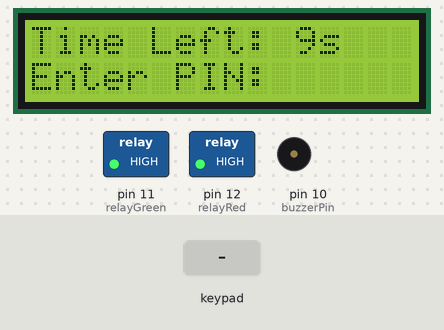
A sketch run on a simulated Arduino Uno, built with avr-gcc and run on an emulated ATmega328P. On the bench: 16×2 character LCD, switched loads named in the sketch (green lamp = pin HIGH), buzzer (waves = sounding). Dashed ring = blinking. The test bench sets the inputs (shaded band). EEPROM starts erased.

Above: at 2.5 s.
2.6 s: keypad keys 1 2 3 4 pressed 0.4 s apart
At 5.3 s:
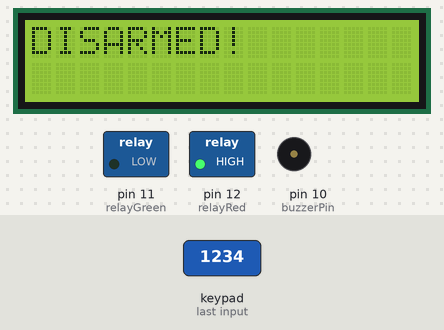
5.7 s: key 'A' pressed
8.7 s: keypad keys 1 2 3 4 # pressed 0.4 s apart
At 10.8 s:
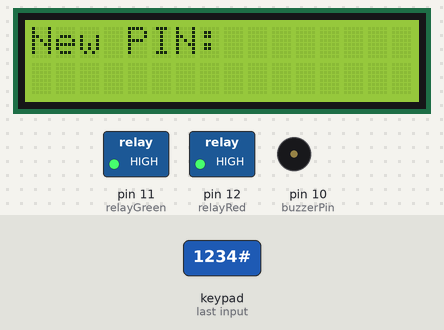
12.2 s: key '1' pressed
At 13.4 s:
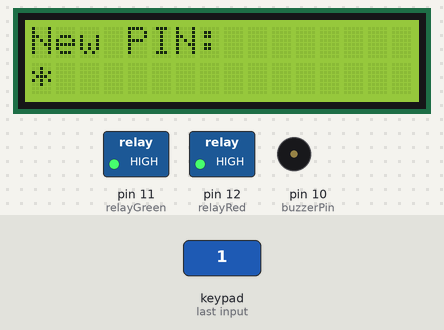
13.7 s: keypad keys 1 2 3 4 * pressed 0.4 s apart
At 15.4 s:
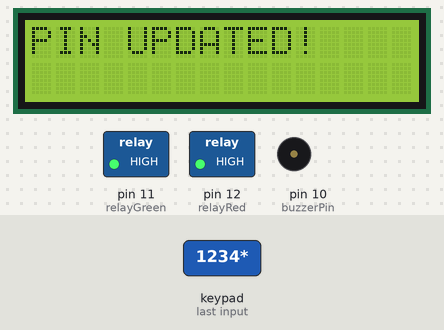
17.2 s: keypad keys 1 2 3 4 A pressed 0.4 s apart
At 19.2 s:
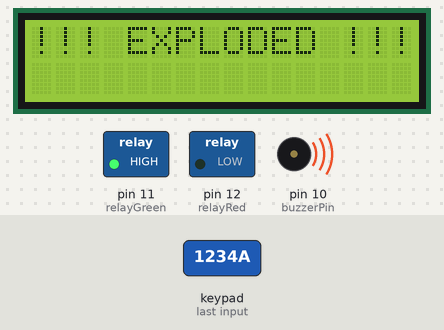
Timing chart, 0 to 20.7 s (numbered marks = the images above; inputs shaded):
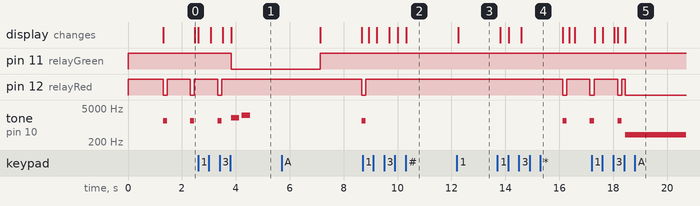

The sketch:

C4-BOMB-LOCK.ino
```cpp
#include <Keypad.h>
#include <EEPROM.h>
#include <Wire.h>
#include <LiquidCrystal_I2C.h>

LiquidCrystal_I2C lcd(0x27, 16, 2);

// --- Relay Configuration ---
const bool RELAY_ACTIVE_LOW = true;

// --- Keypad Setup ---
const byte ROWS = 4;
const byte COLS = 4;
char keys[ROWS][COLS] = {
  {'1','2','3','A'},
  {'4','5','6','B'},
  {'7','8','9','C'},
  {'*','0','#','D'}
};
byte rowPins[ROWS] = {2,3,4,5};
byte colPins[COLS] = {6,7,8,9};
Keypad keypad = Keypad(makeKeymap(keys), rowPins, colPins, ROWS, COLS);

// --- Relay and Buzzer Pins ---
const int relayGreen = 11;  // CH2 - Green (Disarmed)
const int relayRed   = 12;  // CH1 - Red (Countdown/Explosion)
const int buzzerPin  = 10;

// --- Password Setup ---
const int passwordLength = 4;
char password[passwordLength + 1];
char input[passwordLength + 1];
int inputIndex = 0;

// --- Countdown Setup ---
const unsigned long countdownTotalMs = 10000UL;
const unsigned long beepIntervalMs   = 1000UL;
unsigned long countdownStart = 0;
unsigned long lastBeepTime   = 0;
bool disarmed = false;
bool exploded = false;
bool inPasswordChange = false;

// --- Relay Control ---
void relayOn(int pin) {
  digitalWrite(pin, RELAY_ACTIVE_LOW ? LOW : HIGH);
}

void relayOff(int pin) {
  digitalWrite(pin, RELAY_ACTIVE_LOW ? HIGH : LOW);
}

void setup() {
  pinMode(relayGreen, OUTPUT);
  pinMode(relayRed, OUTPUT);
  pinMode(buzzerPin, OUTPUT);
  relayOff(relayGreen);
  relayOff(relayRed);

  lcd.init();
  lcd.backlight();
  Serial.begin(9600);

  loadPassword();

  lcd.clear();
  lcd.print("SYSTEM ARMED");
  delay(1200);

  lcd.clear();
  lcd.print("Time Left: 10s");
  lcd.setCursor(0, 1);
  lcd.print("Enter PIN:");

  countdownStart = millis();
  lastBeepTime = countdownStart - beepIntervalMs;
}

void loop() {
  handleKeypadInput();
  if (!inPasswordChange) handleCountdown();
}

void handleKeypadInput() {
  char key = keypad.getKey();
  if (!key) return;

  if (key == '*') {
    inputIndex = 0;
    lcd.setCursor(10, 1);
    lcd.print("     ");
    lcd.setCursor(10, 1);
    return;
  }

  if (key == 'A') {
    changePassword();
    return;
  }

  if (key >= '0' && key <= '9') {
    if (inputIndex < passwordLength) {
      input[inputIndex++] = key;
      lcd.setCursor(10, 1);
      for (int i = 0; i < inputIndex; i++) lcd.print('*');
      for (int i = inputIndex; i < passwordLength; i++) lcd.print(' ');
    }

    if (inputIndex == passwordLength) {
      input[inputIndex] = '\0';
      if (strcmp(input, password) == 0) {
        disarmSystem();
      } else {
        explodeNow();
      }
    }
  }
}

void handleCountdown() {
  if (exploded || disarmed) return;

  unsigned long now = millis();

  if ((now - lastBeepTime >= beepIntervalMs) && (now - countdownStart < countdownTotalMs)) {
    relayOn(relayRed);
    tone(buzzerPin, 1500);
    delay(150);
    noTone(buzzerPin);
    relayOff(relayRed);
    lastBeepTime = now;
  }

  long remainingMs = countdownTotalMs - (now - countdownStart);
  int remainingSec = (remainingMs > 0) ? ((remainingMs + 999) / 1000) : 0;

  // Update only the top line
  lcd.setCursor(0, 0);
  lcd.print("Time Left: ");
  lcd.print(remainingSec);
  lcd.print("s  ");

  // Reprint the bottom line (PIN entry)
  lcd.setCursor(0, 1);
  lcd.print("Enter PIN:");
  lcd.setCursor(10, 1);
  for (int i = 0; i < inputIndex; i++) lcd.print('*');
  for (int i = inputIndex; i < passwordLength; i++) lcd.print(' ');

  if ((now - countdownStart >= countdownTotalMs) && !disarmed) {
    explodeNow();
  }
}

void disarmSystem() {
  disarmed = true;
  lcd.clear();
  lcd.print("DISARMED!");
  relayOn(relayGreen);
  successTone();
  relayOff(relayRed);
  delay(2000);
  resetSystem();
}

void explodeNow() {
  exploded = true;
  lcd.clear();
  lcd.print("!!! EXPLODED !!!");
  relayOn(relayRed);
  relayOff(relayGreen);
  tone(buzzerPin, 400, 4000);
  delay(4000);
  noTone(buzzerPin);
  relayOff(relayRed);
  delay(2000);
  resetSystem();
}

void resetSystem() {
  exploded = false;
  disarmed = false;
  inputIndex = 0;
  relayOff(relayGreen);
  relayOff(relayRed);
  lcd.clear();
  lcd.print("SYSTEM RESET");
  delay(1500);
  lcd.clear();
  lcd.print("Time Left: 10s");
  lcd.setCursor(0, 1);
  lcd.print("Enter PIN:");
  countdownStart = millis();
  lastBeepTime = countdownStart - beepIntervalMs;
}

void successTone() {
  tone(buzzerPin, 2000, 300); delay(400);
  tone(buzzerPin, 2500, 300); delay(400);
  noTone(buzzerPin);
  delay(500);
}

void changePassword() {
  inPasswordChange = true;
  lcd.clear();
  lcd.print("Enter old PIN:");
  lcd.setCursor(0, 1);
  inputIndex = 0;

  while (inputIndex < passwordLength) {
    char oldKey = keypad.getKey();
    if (oldKey >= '0' && oldKey <= '9') {
      input[inputIndex++] = oldKey;
      lcd.print('*');
    }
  }
  input[inputIndex] = '\0';

  if (strcmp(input, password) == 0) {
    lcd.clear();
    lcd.print("New PIN:");
    lcd.setCursor(0, 1);
    inputIndex = 0;
    while (inputIndex < passwordLength) {
      char newKey = keypad.getKey();
      if (newKey >= '0' && newKey <= '9') {
        input[inputIndex++] = newKey;
        lcd.print('*');
      }
    }
    input[inputIndex] = '\0';
    savePassword(input);
    strcpy(password, input);
    lcd.clear();
    lcd.print("PIN UPDATED!");
    delay(1500);
  } else {
    lcd.clear();
    lcd.print("Wrong Old PIN!");
    delay(1500);
  }

  lcd.clear();
  lcd.print("Time Left: 10s");
  lcd.setCursor(0, 1);
  lcd.print("Enter PIN:");
  inPasswordChange = false;
  countdownStart = millis();
  lastBeepTime = countdownStart - beepIntervalMs;
  inputIndex = 0;
}

void savePassword(const char *newPass) {
  for (int i = 0; i < passwordLength; i++) EEPROM.write(i, newPass[i]);
}

void loadPassword() {
  bool valid = true;
  for (int i = 0; i < passwordLength; i++) {
    char c = EEPROM.read(i);
    if (c < '0' || c > '9') { valid = false; break; }
    password[i] = c;
  }
  if (!valid) strcpy(password, "1234");
  password[passwordLength] = '\0';
}
```

Measured:
- after the input at 2.6 s, pin 11 (relayGreen): HIGH → LOW after 1.2 s; pin 12 (relayRed): goes on until 3.5 s, then stays HIGH; the display: first changes at once (image 1 shows a later state)
- after the input at 8.7 s, the display: first differs from a run without the input after 0.53 s (image 2 shows a later state)
- after the input at 12.2 s, the display: changes after 0.06 s (image 3)
- after the input at 13.7 s, pin 12 (relayRed): HIGH → LOW after 2.4 s, → HIGH 0.15 s later, → LOW 0.87 s later; tone on pin 10 (buzzerPin): silent → 1500 Hz after 2.4 s, → silent 0.15 s later, → 1500 Hz 0.87 s later; the display: first changes after 0.11 s (image 4 shows a later state)
- after the input at 17.2 s, the display: first changes after 0.12 s (image 5 shows a later state)
- by itself, pin 12 (relayRed): alternates HIGH for 0.86 s and LOW for 0.15 s
